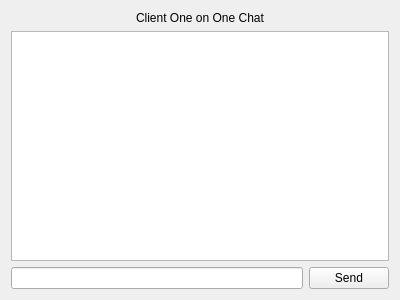
<?xml version="1.0" encoding="UTF-8"?>
<ui version="4.0">
 <class>ServerClientChat</class>
 <widget class="QWidget" name="ServerClientChat">
  <property name="geometry">
   <rect>
    <x>0</x>
    <y>0</y>
    <width>400</width>
    <height>300</height>
   </rect>
  </property>
  <property name="windowTitle">
   <string>Form</string>
  </property>
  <layout class="QVBoxLayout" name="verticalLayout_2">
   <item>
    <layout class="QVBoxLayout" name="verticalLayout">
     <item>
      <widget class="QLabel" name="label">
       <property name="text">
        <string>Client One on One Chat</string>
       </property>
       <property name="alignment">
        <set>Qt::AlignCenter</set>
       </property>
      </widget>
     </item>
     <item>
      <widget class="QTextEdit" name="chatTextEdit"/>
     </item>
     <item>
      <layout class="QHBoxLayout" name="horizontalLayout">
       <item>
        <widget class="QLineEdit" name="inputLineEdit"/>
       </item>
       <item>
        <widget class="QPushButton" name="sendPushButton">
         <property name="text">
          <string>Send</string>
         </property>
        </widget>
       </item>
      </layout>
     </item>
    </layout>
   </item>
  </layout>
 </widget>
 <resources/>
 <connections/>
</ui>
